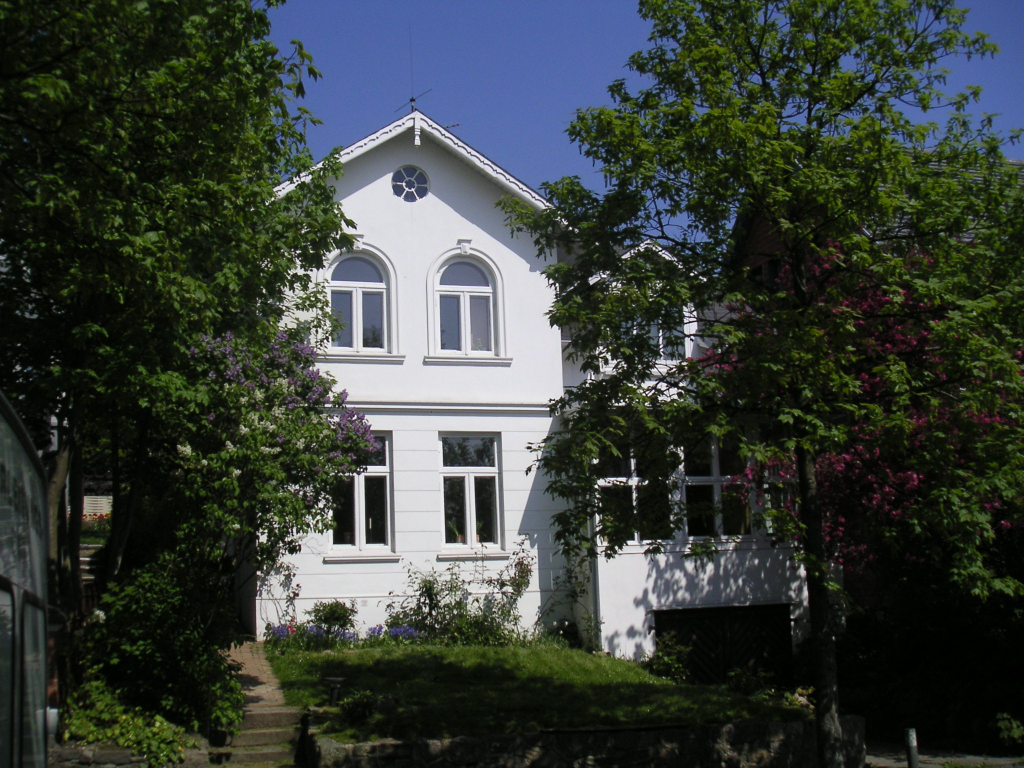
%> input picture Lab 2/WhiteHouse.jpg, 2048 x 1536 px (shown at 1/2 size)
$ octave BluhmJohannes_JohannsenMarleen_V2c.m   (GNU Octave 9; MATLAB toolbox functions it lacks are replaced by stand-ins)
%> lines starting %> are read from the running program, lines starting %| are printed output that depends on the picture; in (x1, y1, x2, y2) boxes, pixels count from 0 and x2, y2 are one past the last pixel; in counts of white or black regions, pixels touching at a corner belong together; the program's own positions count from 1
%Johannes Bluhm und Marleen Johannsen, 24.04.2020, Laboraufgabe 2, Version 1
%3. RGB Video

clc; %Kommandofenster bereinigen
clear; %Variablen bereinigen
close all; %alles schlie遝n

img = imread('WhiteHouse.jpg'); %Bild einlesen und speichern
%> img is the input picture: size 1536x2048x3 uint8; mean R, G, B 55.7, 62.2, 57.4

figure(1); %Ein neues Fenster 鰂fnen
imshow(img); %Anzeigen des eingelesenen Bildes
axis on; %Achsen sichtbar machen
title('WhiteHouse.jpg Originalbild'); %Titel des Fensters
xlabel('Pixel'); %Horizontale Achse Beschriftung
ylabel('Pixel'); %Vertikale Achse Beschriftung

img = imresize(img, [150,200]); %Bildgr鲞e 鋘dern
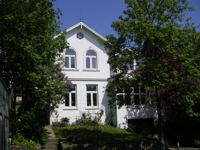
%> img: size 150x200x3 uint8; mean R, G, B 55.7, 62.2, 57.4

figure(2); %Ein neues Fenster 鰂fnen
imshow(img); %Anzeigen des eingelesenen Bildes
axis on; %Achsen sichtbar machen
title('WhiteHouse.jpg verkleinert'); %Titel des Fensters
xlabel('Pixel'); %Horizontale Achse Beschriftung
ylabel('Pixel'); %Vertikale Achse Beschriftung

writerObj = VideoWriter('whitehouse.avi'); %Ausgabedatei festlegen
writerObj.FrameRate = 1; %Framerate festlegen

frames = 10; %Anzahl der Frames festlegen
pixelCount = 0; %Initialisiere Pixelz鋒ler

open(writerObj); %Video writer 鰂fnen
%Durch alle Frames loopen
for u=1:frames
    RGB = insertShape(img,'FilledRectangle',[u*10 u*10 10 10], 'color','red'); %Rechteck in Frame einf黦en
    pixelCount = numel(RGB) + pixelCount; %Pixelz鋒ler um aktuelles Bild erh鰄en

    frame = im2frame(RGB);
    writeVideo(writerObj, frame); %Frame ins Video schreiben
end
%> this loop made 10 passes
%> pass 1, `RGB = insertShape(img,'FilledRectangle',[u*10 u*10 10 10], 'color','re..`:
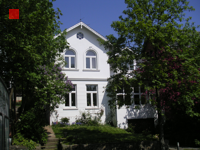
%> RGB: size 150x200x3 uint8; 0.33% of pixels changed, all inside (x1, y1, x2, y2) = (9, 9, 19, 19)
%> pass 2, `RGB = insertShape(img,'FilledRectangle',[u*10 u*10 10 10], 'color','re..`:
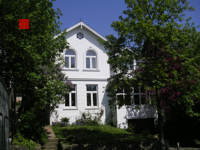
%> RGB: size 150x200x3 uint8; 0.33% of pixels changed, all inside (x1, y1, x2, y2) = (19, 19, 29, 29)
%> pass 3, `RGB = insertShape(img,'FilledRectangle',[u*10 u*10 10 10], 'color','re..`:
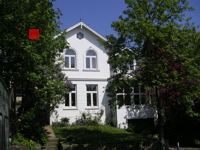
%> RGB: size 150x200x3 uint8; 0.33% of pixels changed, all inside (x1, y1, x2, y2) = (29, 29, 39, 39)
close(writerObj); %Video writer schlie遝n
implay('whitehouse.avi'); %Video abspielen
disp("Pixel im Video: "+pixelCount); %Pixelcount ausgeben
%| Pixel im Video: 900000
